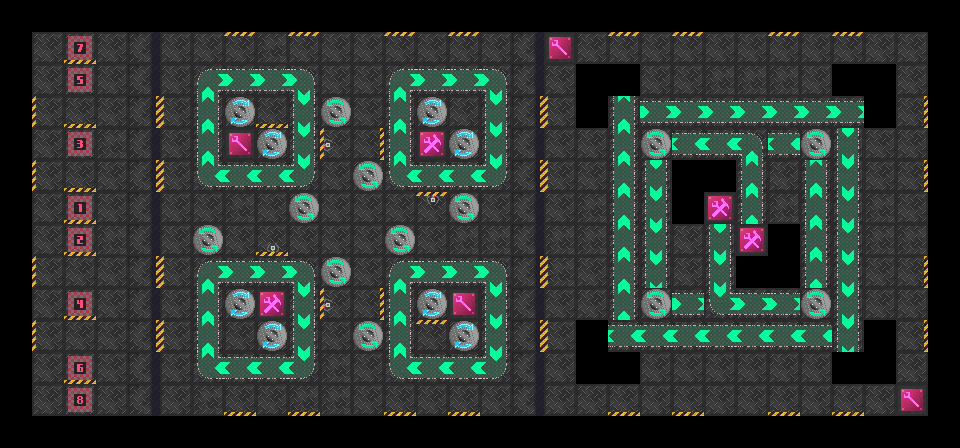

Rendered tile map (Tiled .tmx) drawn with the repository's tilesets; below, a short description and the map source with its tile grids summarised:
An orthogonal 30x14 tile map with 32x32 px tiles, 5 tile layers (floor, belts, lasers, walls, ...).

<map version="1.2" tiledversion="1.2.2" orientation="orthogonal" renderorder="right-down" width="30" height="14" tilewidth="32" tileheight="32" infinite="0" nextlayerid="49" nextobjectid="1">
 <tileset firstgid="1" source="roborallyTextures.tsx" />
 <layer id="44" name="floor" width="30" height="14">
  <data>[420 cells, 318 non-empty, 5 distinct tile ids]</data>
 </layer>
 <layer id="45" name="belts" width="30" height="14">
  <data>[420 cells, 116 non-empty, 12 distinct tile ids]</data>
 </layer>
 <layer id="46" name="lasers" width="30" height="14">
  <data>[420 cells, 4 non-empty, 2 distinct tile ids]</data>
 </layer>
 <layer id="47" name="walls" width="30" height="14">
  <data>[420 cells, 55 non-empty, 4 distinct tile ids]</data>
 </layer>
 <layer id="48" name="start" width="30" height="14">
  <data>[420 cells, 8 non-empty, 8 distinct tile ids]</data>
 </layer>
</map>
